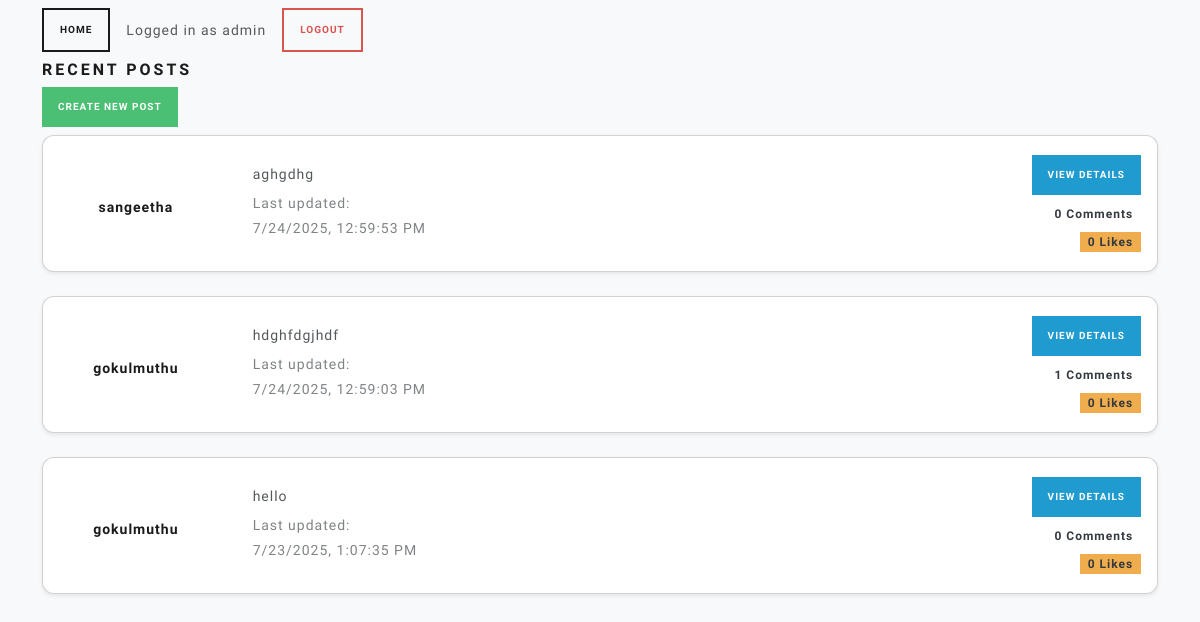
The page / (signed in) on the database its author committed.
### app.py (models this page shows)
class Post(db.Model):
    id = db.Column(db.Integer, primary_key=True)
    username = db.Column(db.String(80), nullable=False)
    content = db.Column(db.Text, nullable=False)
    created_at = db.Column(db.DateTime, default=datetime.utcnow)
    last_updated = db.Column(db.DateTime, default=datetime.utcnow, onupdate=datetime.utcnow)
    comments = db.relationship('Comment', backref='post', cascade='all, delete-orphan')
    likes = db.relationship('Like', backref='post', cascade='all, delete-orphan')

### app.py (the view)
@app.route('/')
def index():
    if 'username' not in session:
        return redirect(url_for('login'))
    posts = Post.query.order_by(Post.created_at.desc()).all()
    return render_template('index.html', posts=posts, username=session['username'])

### templates/index.html (shortened to what this page needs)
<!DOCTYPE html>
<html lang="en">
<head>
    <link rel="stylesheet" href="https://cdnjs.cloudflare.com/ajax/libs/bootswatch/5.3.2/lux/bootstrap.min.css">
</head>
<body>
<div class="container mt-2">
    <nav class="mb-2 d-flex align-items-center" style="gap: 0.5rem;">
        <a href="{{ url_for('index') }}" class="btn btn-outline-primary btn-sm">Home</a>
        <span class="ms-2 small">Logged in as <strong>{{ username }}</strong></span>
        <a href="{{ url_for('logout') }}" class="btn btn-outline-danger btn-sm ms-2">Logout</a>
    </nav>
    <h5 class="mb-2 text-primary">Recent Posts</h5>
    <a href="{{ url_for('create_post') }}" class="btn btn-success btn-sm mb-2">Create New Post</a>
    {% for post in posts %}
    <div class="card mb-4 shadow-sm" style="border-radius: 12px;">
        <div class="row g-0 align-items-center" style="padding: 12px 0;">
            <div class="col-2 d-flex flex-column align-items-center justify-content-start pt-2">
                <span class="username small text-primary">{{ post.username }}</span>
            </div>
            <div class="col-8">
                <div class="card-body py-3 px-4">
                    <p class="card-text mb-2 small">{{ post.content }}</p>
                    <small class="text-muted d-block mb-1">Last updated:</small>
                    <span class="localtime text-muted small d-block mb-1" data-utc="{{ (post.last_updated or post.created_at).strftime('%Y-%m-%dT%H:%M:%S') }}"></span>
                </div>
            </div>
            <div class="col-2 d-flex flex-column align-items-end justify-content-center pe-3">
                <a href="{{ url_for('post_detail', post_id=post.id) }}" class="btn btn-info btn-sm mb-2">View Details</a>
                <span class="badge bg-secondary mb-2">{{ post.comments|length }} Comments</span>
                <span class="badge bg-warning text-dark">{{ post.likes|length }} Likes</span>
            </div>
        </div>
    </div>
    {% else %}
    <p class="small">No posts yet. Be the first to <a href="{{ url_for('create_post') }}">create one</a>!</p>
    {% endfor %}
</div>
</body>
</html>

### templates/index.html (style rules this page uses)
body { background: #f8f9fa; }
.username { color: #007bff; font-weight: bold; }

### rows shown on the page
Post: username "sangeetha", content "aghgdhg", comments|length "0", likes|length "0"
Post: username "gokulmuthu", content "hdghfdgjhdf", comments|length "1", likes|length "0"
Post: username "gokulmuthu", content "hello", comments|length "0", likes|length "0"

### other values the page prints
{{ username }} "admin"
